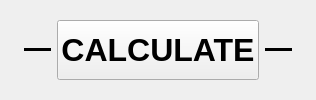
         <widget class="QWidget" name="p4CalculateBar" native="true">
          <property name="sizePolicy">
           <sizepolicy hsizetype="Preferred" vsizetype="Fixed">
            <horstretch>0</horstretch>
            <verstretch>0</verstretch>
           </sizepolicy>
          </property>
          <layout class="QHBoxLayout" name="horizontalLayout" stretch="1,2,0,2,1">
           <item>
            <spacer name="hSpacerLeft">
             <property name="orientation">
              <enum>Qt::Orientation::Horizontal</enum>
             </property>
             <property name="sizeHint" stdset="0">
              <size>
               <width>40</width>
               <height>20</height>
              </size>
             </property>
            </spacer>
           </item>
           <item>
            <widget class="Line" name="lineLeft">
             <property name="sizePolicy">
              <sizepolicy hsizetype="Expanding" vsizetype="Fixed">
               <horstretch>0</horstretch>
               <verstretch>0</verstretch>
              </sizepolicy>
             </property>
             <property name="frameShadow">
              <enum>QFrame::Shadow::Plain</enum>
             </property>
             <property name="lineWidth">
              <number>18</number>
             </property>
             <property name="orientation">
              <enum>Qt::Orientation::Horizontal</enum>
             </property>
            </widget>
           </item>
           <item>
            <widget class="QPushButton" name="calcButton">
             <property name="minimumSize">
              <size>
               <width>200</width>
               <height>60</height>
              </size>
             </property>
             <property name="font">
              <font>
               <pointsize>24</pointsize>
               <bold>true</bold>
              </font>
             </property>
             <property name="text">
              <string>CALCULATE</string>
             </property>
            </widget>
           </item>
           <item>
            <widget class="Line" name="lineRight">
             <property name="sizePolicy">
              <sizepolicy hsizetype="Expanding" vsizetype="Fixed">
               <horstretch>0</horstretch>
               <verstretch>0</verstretch>
              </sizepolicy>
             </property>
             <property name="frameShadow">
              <enum>QFrame::Shadow::Plain</enum>
             </property>
             <property name="lineWidth">
              <number>18</number>
             </property>
             <property name="orientation">
              <enum>Qt::Orientation::Horizontal</enum>
             </property>
            </widget>
           </item>
           <item>
            <spacer name="hSpacerRight">
             <property name="orientation">
              <enum>Qt::Orientation::Horizontal</enum>
             </property>
             <property name="sizeHint" stdset="0">
              <size>
               <width>40</width>
               <height>20</height>
              </size>
             </property>
            </spacer>
           </item>
          </layout>
         </widget>
